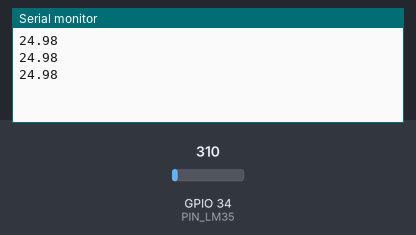
Simulated run of this sketch. Board: ESP32. Shown: the last lines printed to the serial monitor. The inputs (shaded band) are chosen by the test bench; at power-on: GPIO 34 (PIN_LM35) = 310. Nothing arrives over Bluetooth unless stated.

Above: at 12.2 s.
12.3 s: GPIO 34 (PIN_LM35) set to 372
At 12.9 s:
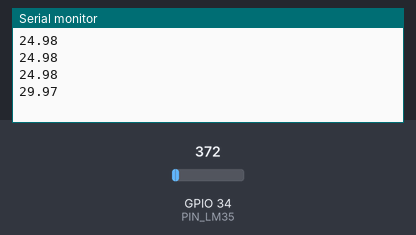
13.8 s: GPIO 34 (PIN_LM35) set to 434
At 14.4 s:
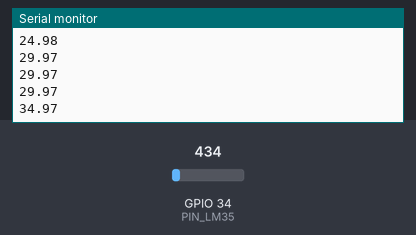
Timing chart, 0 to 16.8 s (numbered marks = the images above; inputs shaded):
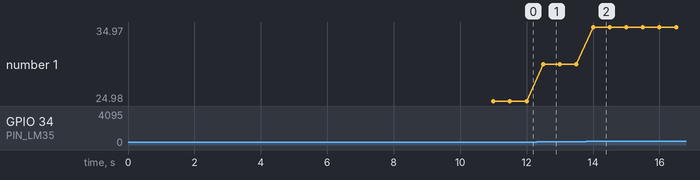

The sketch:

client_demo.ino
```cpp
#include <NimBLEDevice.h>

NimBLEScanResults results; // Khai báo biến results ở phạm vi toàn cục
NimBLEScan *pScan; // Khai báo biến pScan ở phạm vi toàn cục
NimBLERemoteCharacteristic *pCharacteristic;
NimBLERemoteService *pService;
NimBLEClient *pClient;

#define ADC_VREF_mV    3300.0 // in millivolt
#define ADC_RESOLUTION 4096.0
#define PIN_LM35       34 // ESP32 pin GPIO36 (ADC0) connected to LM35

void setup() {
    Serial.begin(115200); // Khởi tạo UART với baud rate 115200
    delay(1000); // Đợi 1 giây cho UART hoạt động

    NimBLEDevice::init("note2");
    pScan = NimBLEDevice::getScan(); // Gán đối tượng quét vào biến pScan
    results = pScan->start(10); // Gán kết quả quét vào biến results

    NimBLEUUID serviceUuid("ABCD");

    for(int i = 0; i < results.getCount(); i++) {
        NimBLEAdvertisedDevice device = results.getDevice(i);

        if (device.isAdvertisingService(serviceUuid)) {
            pClient = NimBLEDevice::createClient();

            if (pClient->connect(&device)) {
                pService = pClient->getService(serviceUuid);

                if (pService != nullptr) {
                    pCharacteristic = pService->getCharacteristic("1234");

                    if (pCharacteristic != nullptr) {
                        std::string value = pCharacteristic->readValue();
                        // print or do whatever you need with the value
                        Serial.println(value.c_str());
                    }
                }
            } else {
                Serial.println("Failed to connect");
            }
        }
    }
}

void loop() {
    // Reading potentiometer value
  int adcVal = analogRead(PIN_LM35);
  // convert the ADC value to voltage in millivolt
  float milliVolt = adcVal * (ADC_VREF_mV / ADC_RESOLUTION);
  // convert the voltage to the temperature in °C
  float tempC = milliVolt / 10;
  std::string strpotValue = std::to_string(tempC);
  Serial.println(tempC);
  if (pCharacteristic != nullptr) {
      pCharacteristic->writeValue(strpotValue);
  }
  delay(500);
}
```

Measured:
- after the input at 12.3 s, the serial monitor: prints a new line after 0.20 s (image 1)
- after the input at 13.8 s, the serial monitor: prints a new line after 0.20 s (image 2)
- plotted number 1: 24.98 → 29.97 after the input at 12.3 s, 29.97 → 34.97 after the input at 13.8 s
